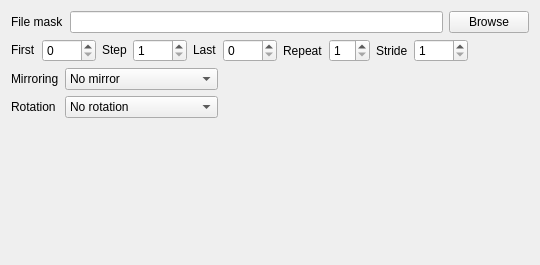
<?xml version="1.0" encoding="UTF-8"?>
<ui version="4.0">
 <class>ReaderForm</class>
 <widget class="QWidget" name="ReaderForm">
  <property name="geometry">
   <rect>
    <x>0</x>
    <y>0</y>
    <width>540</width>
    <height>265</height>
   </rect>
  </property>
  <property name="sizePolicy">
   <sizepolicy hsizetype="MinimumExpanding" vsizetype="Preferred">
    <horstretch>0</horstretch>
    <verstretch>0</verstretch>
   </sizepolicy>
  </property>
  <property name="minimumSize">
   <size>
    <width>540</width>
    <height>265</height>
   </size>
  </property>
  <property name="windowTitle">
   <string>Form</string>
  </property>
  <layout class="QVBoxLayout" name="verticalLayout_2">
   <item>
    <layout class="QVBoxLayout" name="verticalLayout">
     <item>
      <layout class="QHBoxLayout" name="horizontalLayout">
       <item>
        <widget class="QLabel" name="label_fileMask">
         <property name="sizePolicy">
          <sizepolicy hsizetype="Preferred" vsizetype="Maximum">
           <horstretch>0</horstretch>
           <verstretch>0</verstretch>
          </sizepolicy>
         </property>
         <property name="text">
          <string>File mask</string>
         </property>
        </widget>
       </item>
       <item>
        <widget class="QLineEdit" name="edit_fileMask">
         <property name="toolTip">
          <string>File mask of the files to be loaded. The name should contain a number of # as wild cards for the padded index number.</string>
         </property>
        </widget>
       </item>
       <item>
        <widget class="QPushButton" name="button_browse">
         <property name="toolTip">
          <string>Browse for files. Select a single file and the mask including first and last image will be generated.</string>
         </property>
         <property name="text">
          <string>Browse</string>
         </property>
        </widget>
       </item>
      </layout>
     </item>
     <item>
      <layout class="QHBoxLayout" name="horizontalLayout_2">
       <item>
        <widget class="QLabel" name="label_2">
         <property name="sizePolicy">
          <sizepolicy hsizetype="Preferred" vsizetype="Maximum">
           <horstretch>0</horstretch>
           <verstretch>0</verstretch>
          </sizepolicy>
         </property>
         <property name="text">
          <string>First</string>
         </property>
        </widget>
       </item>
       <item>
        <widget class="QSpinBox" name="spinBox_first">
         <property name="toolTip">
          <string>Index of the first image in the sequence</string>
         </property>
         <property name="maximum">
          <number>9999</number>
         </property>
        </widget>
       </item>
       <item>
        <widget class="QLabel" name="label_4">
         <property name="sizePolicy">
          <sizepolicy hsizetype="Preferred" vsizetype="Maximum">
           <horstretch>0</horstretch>
           <verstretch>0</verstretch>
          </sizepolicy>
         </property>
         <property name="text">
          <string>Step</string>
         </property>
        </widget>
       </item>
       <item>
        <widget class="QSpinBox" name="spinBox_step">
         <property name="toolTip">
          <string>Increment step</string>
         </property>
         <property name="whatsThis">
          <string extracomment="File increment"/>
         </property>
         <property name="minimum">
          <number>1</number>
         </property>
         <property name="maximum">
          <number>9999</number>
         </property>
        </widget>
       </item>
       <item>
        <widget class="QLabel" name="label_3">
         <property name="sizePolicy">
          <sizepolicy hsizetype="Preferred" vsizetype="Maximum">
           <horstretch>0</horstretch>
           <verstretch>0</verstretch>
          </sizepolicy>
         </property>
         <property name="text">
          <string>Last</string>
         </property>
        </widget>
       </item>
       <item>
        <widget class="QSpinBox" name="spinBox_last">
         <property name="toolTip">
          <string>Last image to read in the sequence.</string>
         </property>
         <property name="maximum">
          <number>9999</number>
         </property>
        </widget>
       </item>
       <item>
        <widget class="QLabel" name="label_repeat">
         <property name="text">
          <string>Repeat</string>
         </property>
        </widget>
       </item>
       <item>
        <widget class="QSpinBox" name="spinBox_repeat">
         <property name="toolTip">
          <string>Number of repeated acquisition per view</string>
         </property>
         <property name="minimum">
          <number>1</number>
         </property>
        </widget>
       </item>
       <item>
        <widget class="QLabel" name="label_stride">
         <property name="text">
          <string>Stride</string>
         </property>
        </widget>
       </item>
       <item>
        <widget class="QSpinBox" name="spinBox_stride">
         <property name="toolTip">
          <string>Increment step between two adjacent observations.</string>
         </property>
         <property name="minimum">
          <number>1</number>
         </property>
         <property name="maximum">
          <number>9999</number>
         </property>
        </widget>
       </item>
       <item>
        <spacer name="horizontalSpacer">
         <property name="orientation">
          <enum>Qt::Horizontal</enum>
         </property>
         <property name="sizeHint" stdset="0">
          <size>
           <width>40</width>
           <height>20</height>
          </size>
         </property>
        </spacer>
       </item>
      </layout>
     </item>
     <item>
      <layout class="QHBoxLayout" name="horizontalLayout_3">
       <item>
        <layout class="QFormLayout" name="formLayout_2">
         <item row="0" column="0">
          <widget class="QLabel" name="label_mirror">
           <property name="text">
            <string>Mirroring</string>
           </property>
          </widget>
         </item>
         <item row="0" column="1">
          <widget class="QComboBox" name="comboBox_mirror">
           <property name="toolTip">
            <string>Select how to mirror the image upon loading</string>
           </property>
           <item>
            <property name="text">
             <string>No mirror</string>
            </property>
           </item>
           <item>
            <property name="text">
             <string>Horizontal</string>
            </property>
           </item>
           <item>
            <property name="text">
             <string>Vertical</string>
            </property>
           </item>
           <item>
            <property name="text">
             <string>Horizontal and Vertical</string>
            </property>
           </item>
          </widget>
         </item>
         <item row="1" column="0">
          <widget class="QLabel" name="label_rotate">
           <property name="text">
            <string>Rotation</string>
           </property>
          </widget>
         </item>
         <item row="1" column="1">
          <widget class="QComboBox" name="comboBox_rotate">
           <property name="toolTip">
            <string>Select how to rotate the image upon loading</string>
           </property>
           <item>
            <property name="text">
             <string>No rotation</string>
            </property>
           </item>
           <item>
            <property name="text">
             <string>90 degrees</string>
            </property>
           </item>
           <item>
            <property name="text">
             <string>180 degrees</string>
            </property>
           </item>
           <item>
            <property name="text">
             <string>270 degrees</string>
            </property>
           </item>
          </widget>
         </item>
        </layout>
       </item>
       <item>
        <spacer name="horizontalSpacer_2">
         <property name="orientation">
          <enum>Qt::Horizontal</enum>
         </property>
         <property name="sizeHint" stdset="0">
          <size>
           <width>40</width>
           <height>20</height>
          </size>
         </property>
        </spacer>
       </item>
       <item>
        <widget class="QtAddons::uxROIWidget" name="widget_roi" native="true">
         <property name="minimumSize">
          <size>
           <width>200</width>
           <height>140</height>
          </size>
         </property>
         <property name="toolTip">
          <string>Select crop region </string>
         </property>
        </widget>
       </item>
      </layout>
     </item>
    </layout>
   </item>
  </layout>
 </widget>
 <customwidgets>
  <customwidget>
   <class>QtAddons::uxROIWidget</class>
   <extends>QWidget</extends>
   <header location="global">uxroiwidget.h</header>
   <container>1</container>
   <slots>
    <signal>valueChanged(int,int,int,int)</signal>
   </slots>
  </customwidget>
 </customwidgets>
 <resources/>
 <connections/>
</ui>
